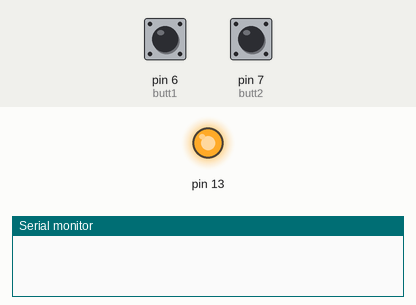
Recording of a sketch running on a simulated Arduino Uno, built with avr-gcc and run on an emulated ATmega328P. On the bench: output pins drawn as LEDs (lit = HIGH), the last lines printed to the serial monitor. The inputs (shaded band) are chosen by the test bench; at power-on: pin 6 (butt1) LOW, pin 7 (butt2) LOW.

Above: at 1.2 s.
1.3 s: pin 6 (butt1) pulled HIGH for 0.15 s
At 1.5 s:
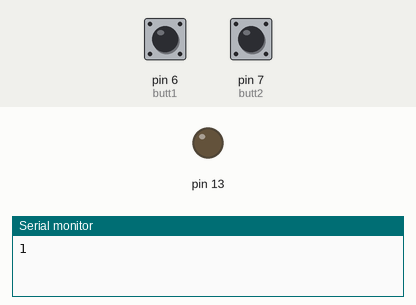
3.2 s: pin 6 (butt1) pulled HIGH for 3.2 s
At 7.8 s:
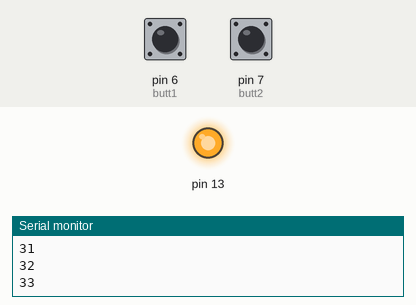
8.1 s: pin 7 (butt2) pulled HIGH for 3.2 s
At 9.0 s:
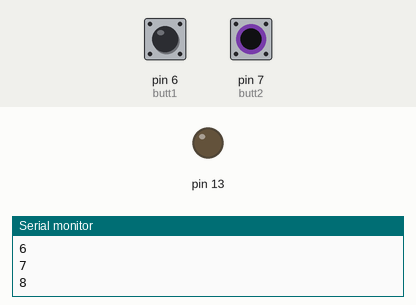
Timing chart, 0 to 13.0 s (numbered marks = the images above; inputs shaded):
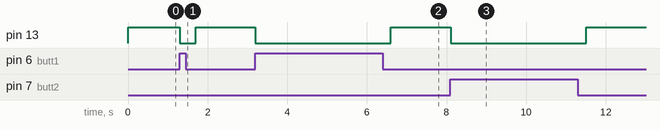

The sketch:

fridge_button_buzz.ino
```cpp
int butt1 = 6;
int butt2 = 7;
const int buzz = 9;
int led = 13;
int a;
int b;

void setup() {
  // put your setup code here, to run once:
  Serial.begin(9600);
  pinMode(6, INPUT);
  pinMode(7, INPUT);
  pinMode(buzz, OUTPUT);
  pinMode(13, OUTPUT);
}

void loop() {
  // put your main code here, to run repeatedly:
 a = digitalRead(butt1);
 b = digitalRead(butt2);

 if(a==HIGH || b==HIGH)
 {
  int count = 0;
  while(a==HIGH || b==HIGH)
  {
    digitalWrite(13, LOW);
    a=digitalRead(butt1);
    b=digitalRead(butt2);
    delay(100);
    count++;
    Serial.println(count);
    if(count>=200)
    {
      tone(buzz,2000);//buzzer goes off
    }
    else
    {
      continue;
    }
    if(a==LOW && b==LOW)
    {
      noTone(buzz);
    }
  }
 }
 else
 {
  digitalWrite(13, HIGH);
  noTone(buzz);
 }
 delay(100);
}
```

Measured:
- after the input at 1.3 s, pin 13: HIGH → LOW at once, → HIGH 0.40 s later
- after the input at 3.2 s, pin 13: HIGH → LOW at once, → HIGH 3.4 s later
- after the input at 8.1 s, pin 13: HIGH → LOW at once, → HIGH 3.4 s later
